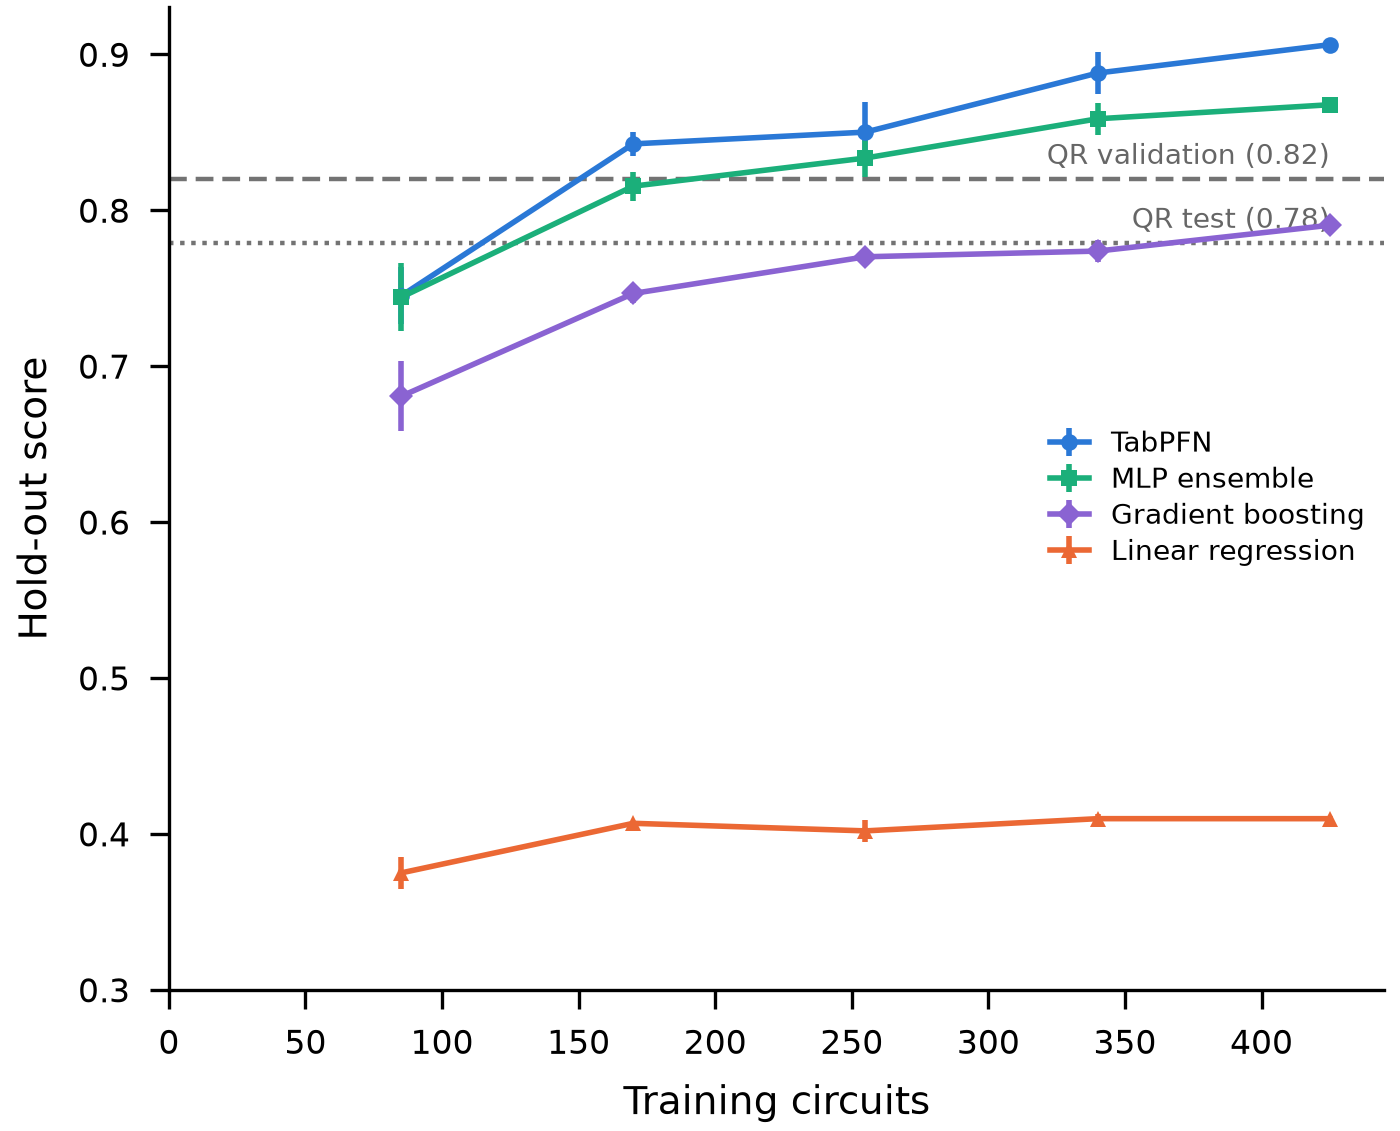

This chart was generated by the following Python code:
"""Model-class comparison figures from sweep_results.json (model_sweep.py).

Two figures in the manuscript house style:
  model_comparison       overlaid hold-out learning curves, one line per model
                         class (every class is still rising -> data-limited, and
                         TabPFN sits above the rest at every training size).
  model_comparison_bars  10-fold grouped-CV out-of-fold score per model class.
"""
import json
from pathlib import Path

import matplotlib.pyplot as plt
import numpy as np
from matplotlib.transforms import Bbox

SINGLE_COLUMN = 3.5
LABEL_PT, TICK_PT, FINE_PT = 7, 6, 5
STYLE = {
    "figure.dpi": 150, "savefig.dpi": 400,
    "font.size": LABEL_PT, "axes.labelsize": LABEL_PT, "axes.titlesize": LABEL_PT,
    "xtick.labelsize": TICK_PT, "ytick.labelsize": TICK_PT, "legend.fontsize": FINE_PT,
    "legend.frameon": False, "axes.spines.top": False, "axes.spines.right": False,
    "axes.linewidth": 0.6, "xtick.major.width": 0.6, "ytick.major.width": 0.6,
    "lines.linewidth": 1.0, "lines.markersize": 3.0, "errorbar.capsize": 1.2,
    "pdf.fonttype": 42, "ps.fonttype": 42,
}

# model classes shown in the comparison (one color + marker each)
COLORS = {
    "TabPFN": "#2a78d6", "MLP ensemble": "#1baf7a",
    "Gradient boosting": "#8a63d2", "Linear regression": "#eb6834",
}
MARKERS = {"TabPFN": "o", "MLP ensemble": "s",
           "Gradient boosting": "D", "Linear regression": "^"}
MODELS = list(COLORS)
REF_COLOR = "0.45"

HERE = Path(__file__).resolve().parent
RESULTS = HERE / "sweep_results.json"


def save(figure, out: Path):
    out.parent.mkdir(parents=True, exist_ok=True)
    figure.canvas.draw()
    content = figure.get_tightbbox(figure.canvas.get_renderer())
    width, _ = figure.get_size_inches()
    crop = Bbox.from_extents(0.0, content.y0 - 0.02, width, content.y1 + 0.02)
    for suffix in (".pdf", ".png"):
        figure.savefig(out.with_suffix(suffix), bbox_inches=crop)


def curves_figure(data):
    plt.rcParams.update(STYLE)
    fig, ax = plt.subplots(figsize=(SINGLE_COLUMN, SINGLE_COLUMN * 0.82))
    xmax = max(p["n_circuits"] for p in data["curves"]["TabPFN"])

    # Quantum Rings internal-model reference scores (README).
    ref = data.get("reference", {})
    ymin = 1.0
    for label, ls in (("Quantum Rings validation", (0, (4, 2))),
                      ("Quantum Rings test", (0, (1, 1.5)))):
        if label in ref:
            v = ref[label]
            ax.axhline(v, color=REF_COLOR, ls=ls, lw=0.8, zorder=1)
            short = label.replace("Quantum Rings ", "QR ")
            ax.annotate(f"{short} ({v:.2f})", xy=(xmax, v), xytext=(0, 1.5),
                        textcoords="offset points", fontsize=FINE_PT,
                        color="0.4", ha="right", va="bottom")

    order = sorted((m for m in MODELS if m in data["curves"]),
                   key=lambda m: -data["cv"][m]["oof"])
    for name in order:
        c = data["curves"][name]
        x = np.array([p["n_circuits"] for p in c])
        yv = np.array([p["score"] for p in c])
        sd = np.array([p["std"] for p in c])
        ymin = min(ymin, (yv - sd).min())
        ax.errorbar(x, yv, yerr=sd, color=COLORS[name], marker=MARKERS[name],
                    ms=3.0, mew=0.0, lw=1.0, capsize=1.2, label=name, zorder=3)

    ax.set_xlabel("Training circuits")
    ax.set_ylabel("Hold-out score")
    ax.set_xlim(0, xmax + 20)
    ax.set_ylim(np.floor((ymin - 0.02) * 20) / 20, 0.93)
    ax.legend(loc="center right", handlelength=1.4, borderpad=0.2, labelspacing=0.3)
    fig.tight_layout(pad=0.4)
    save(fig, HERE / "model_comparison")
    print("wrote model_comparison.{pdf,png}")


def bars_figure(data):
    plt.rcParams.update(STYLE)
    names = sorted((m for m in MODELS if m in data["cv"]),
                   key=lambda m: data["cv"][m]["oof"])
    vals = [data["cv"][m]["oof"] for m in names]
    colors = ["#2a78d6" if m == "TabPFN" else "#9fb6cf" for m in names]
    fig, ax = plt.subplots(figsize=(SINGLE_COLUMN, SINGLE_COLUMN * 0.72))
    y = np.arange(len(names))
    ax.barh(y, vals, color=colors, height=0.66, zorder=3)
    for yi, v in zip(y, vals):
        ax.annotate(f"{v:.3f}", xy=(v, yi), xytext=(3, 0),
                    textcoords="offset points", va="center", fontsize=FINE_PT,
                    color="0.2")
    qr = data.get("reference", {}).get("Quantum Rings validation")
    if qr:
        ax.axvline(qr, color=REF_COLOR, ls=(0, (4, 2)), lw=0.8, zorder=2)
        ax.annotate(f"Quantum Rings\nvalidation ({qr:.2f})", xy=(qr, 0),
                    xytext=(4, 0), textcoords="offset points", va="center",
                    fontsize=FINE_PT, color="0.4")
    ax.set_yticks(y)
    ax.set_yticklabels(names)
    ax.set_xlabel("10-fold CV score (out-of-fold)")
    ax.set_xlim(0, 1.0)
    ax.spines["left"].set_visible(False)
    ax.tick_params(axis="y", length=0)
    fig.tight_layout(pad=0.4)
    save(fig, HERE / "model_comparison_bars")
    print("wrote model_comparison_bars.{pdf,png}")


def main():
    data = json.loads(RESULTS.read_text())
    curves_figure(data)
    bars_figure(data)


if __name__ == "__main__":
    main()
